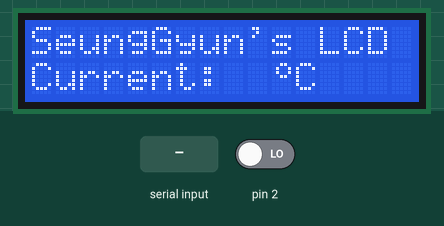
The sketch below on a simulated Arduino Uno, built with avr-gcc and run on an emulated ATmega328P. On the bench: 16×2 character LCD. The test bench sets the inputs (shaded band); at power-on: pin 2 LOW.

Above: at 1.2 s.
1.3 s: "1" received over the second serial link
At 1.6 s:
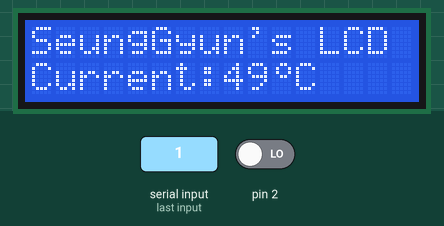
3.8 s: "0" received over the second serial link
Timing chart, 0 to 6.8 s (numbered marks = the images above; inputs shaded):
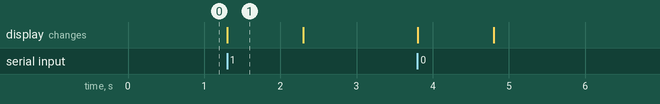

The sketch:

Project_LCD.ino
```cpp
#include <SoftwareSerial.h>
SoftwareSerial xbee(4,5);
#include <TimerOne.h>

unsigned long off_time = 0;
unsigned long current_time = 0;

const int BUTTON_INT = 0;

//LCD
#include <LiquidCrystal.h>
LiquidCrystal lcd(6, 7, 8, 9, 10, 11);

String data;

//O 모양 정의
byte degree[8]={
  B00110,
  B01001,
  B01001,
  B00110,
  B00000,
  B00000,
  B00000,
  B00000,
};

int i = 1;

void setup() {
  Serial.begin(9600);
  xbee.begin(9600);
  lcd.begin(16,2);

  lcd.createChar(0, degree);

  lcd.setCursor(0,1);
  lcd.print("Current:");
  lcd.setCursor(10,1);
  lcd.write((byte)0);

  lcd.setCursor(11,1);
  lcd.print("C");

  lcd.setCursor(0,0);
  lcd.print("SeungGyun's LCD");

  attachInterrupt(BUTTON_INT, send_Button_Signal, RISING);

}


void print_temp(){
  data=xbee.read();
  //Serial.println(data);
  lcd.setCursor(8,1);
  lcd.print(data);
  off_time = millis() + 1000;
}

void send_Button_Signal() {
  xbee.write('$');
}

void loop() {
  if(xbee.available()){
    print_temp();
  }

  current_time = millis();

  if(off_time <= current_time){
    lcd.setCursor(8,1);
    lcd.print("  ");
  }
}
```

Measured:
- after the input at 1.3 s, the display: changes at once (image 1)
- what the display in image 1 shows lasts 1.0 s, from 1.3 s to 2.3 s
